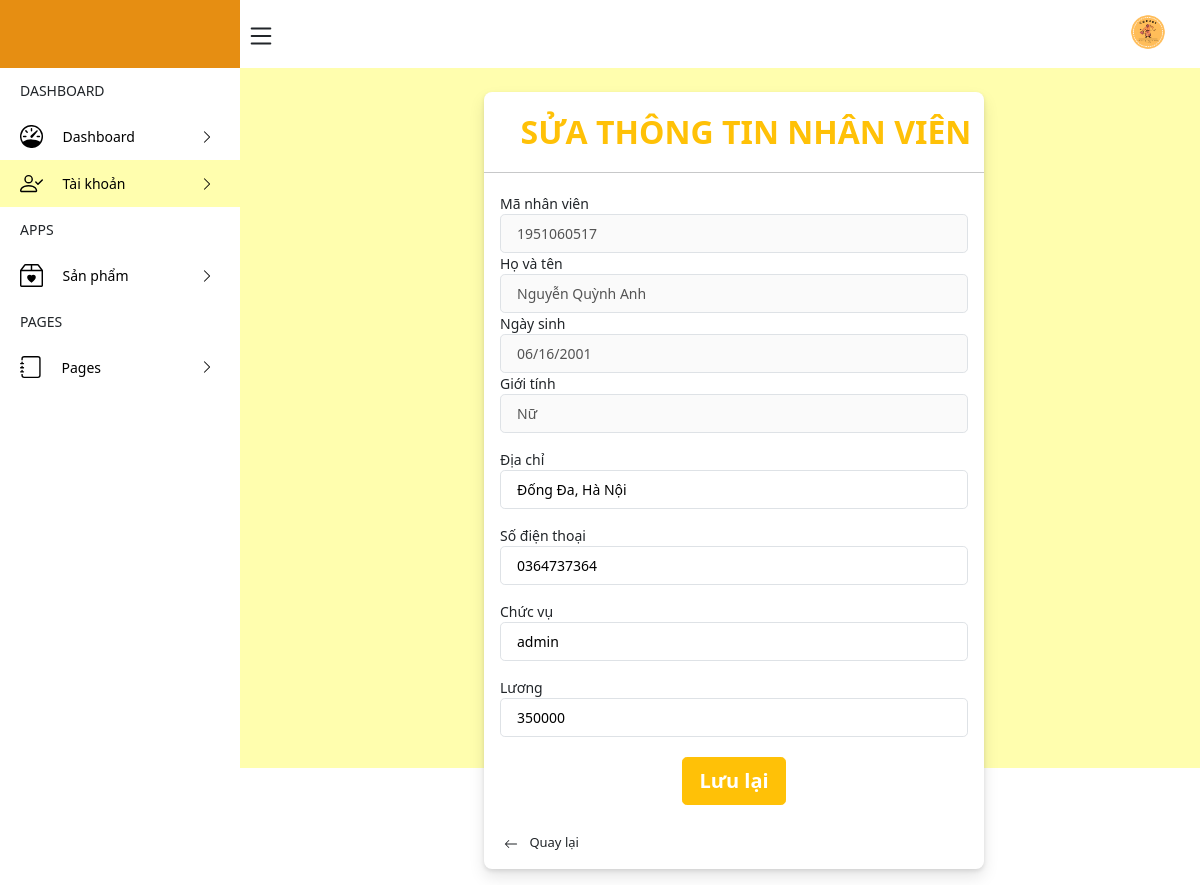
The app's page /admin/taikhoan/update_account.php?id=1951060517, older data.
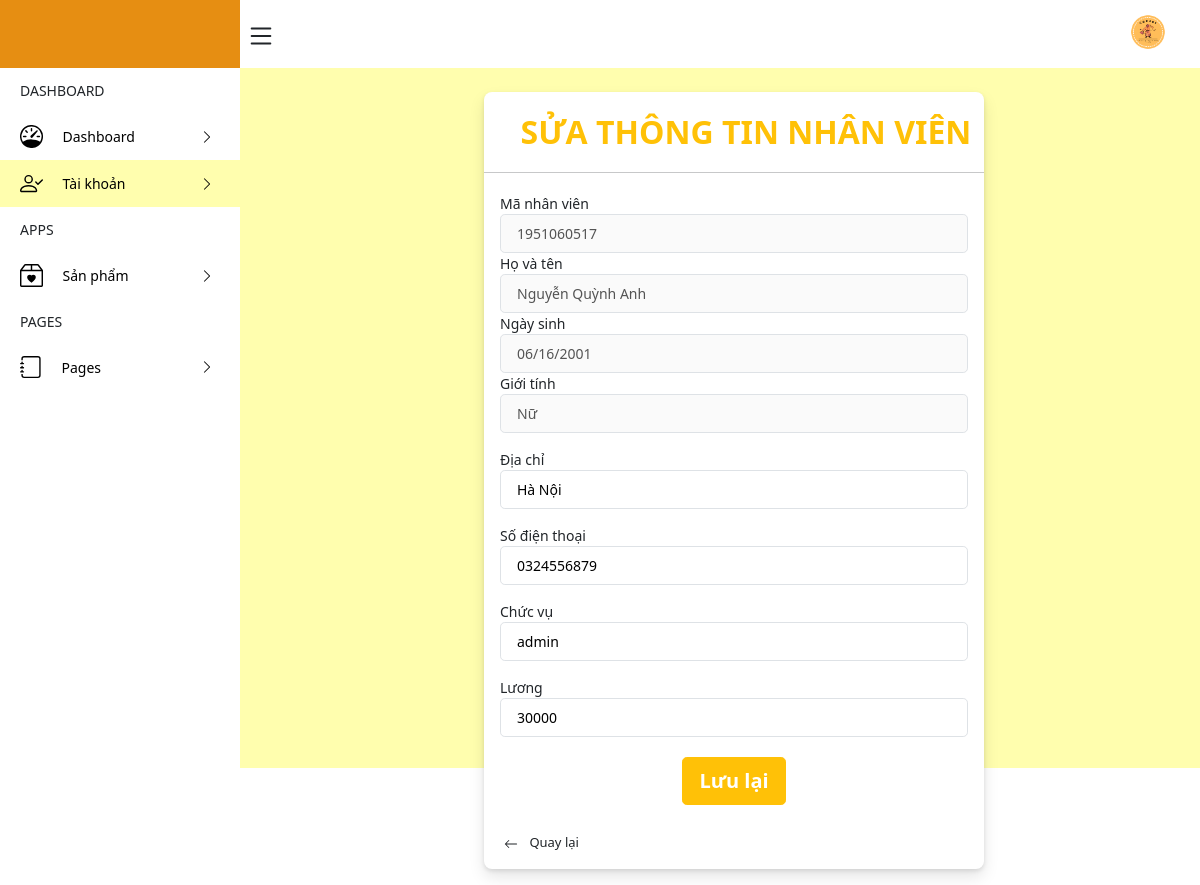
The same page, newer data.
### tables this page shows
CREATE TABLE `account` (
  `id` int(11) NOT NULL,
  `hoten` varchar(100) DEFAULT NULL,
  `email` varchar(100) DEFAULT NULL,
  `gioitinh` varchar(3) DEFAULT NULL,
  `ngaysinh` date DEFAULT NULL,
  `diachi` varchar(500) DEFAULT NULL,
  `sđt` varchar(20) DEFAULT NULL,
  `password` varchar(20) DEFAULT NULL,
  `chucvu` varchar(50) NOT NULL,
  `luong` int(11) NOT NULL
);

### admin/taikhoan/update_account.php (the view, shortened to what the changed rows need)
<?php
    $id = $_GET['id'];
    $conn = mysqli_connect('localhost','root','','cse481');
    $sql = "SELECT * FROM account WHERE id = '$id'";
    $result = mysqli_query($conn,$sql);
    if(mysqli_num_rows($result)>0){
        $row = mysqli_fetch_assoc($result);
    }
?>
<?php include('../template/header.php');
?>
<body id="body-pd">
    <div class="height-100">
        <section style="background:#fffeae; height:700px">
            <div class="container p-3">
                <div class="mt-2 ms-3 row">
                    <div class="login col-md-12 d-flex justify-content-center">
                        <div style="box-shadow: 0 2px 4px 0 #0000001a, 0 8px 16px 0 #0000001a;background:white;width:500px;border-radius:8px"
                            class="">
                            <form class="form-addaccount" action="process_updateaccount.php" method="post">
                                <div class="pt-1 pb-3 mx-3">
                                    <label>Mã nhân viên</label>
                                    <input class="col-md-12 ps-3 border py-2 rounded-3" type="text" name="id" disabled
                                        placeholder="" value="<?php echo $row['id'];?>">
                                    <label>Họ và tên</label>
                                    <input class="col-md-12 ps-3 border py-2 rounded-3" type="text" name="hovaten"
                                        disabled placeholder="" value="<?php echo $row['hoten'];?>">
                                    <label>Ngày sinh</label>
                                    <input class="col-md-12 ps-3 border py-2 rounded-3" type="date" name="ngaysinh"
                                        disabled placeholder="" value="<?php echo $row['ngaysinh'];?>">
                                    <label>Giới tính</label>
                                    <input class="col-md-12 ps-3 border py-2 rounded-3" type="text" name="gioitinh"
                                        disabled placeholder="" value="<?php echo $row['gioitinh'];?>">
                                    <label class="mt-3">Địa chỉ</label>
                                    <input class="col-md-12 ps-3 border py-2 rounded-3" type="text" name="diachi"
                                        placeholder="" value="<?php echo $row['diachi'];?>">
                                    <label class="mt-3">Số điện thoại</label>
                                    <input class="col-md-12 ps-3 border py-2 rounded-3" type="tel" name="sdt"
                                        value="<?php echo $row['sđt'];?>">
                                        <label class="mt-3">Chức vụ</label>
                                    <input class="col-md-12 ps-3 border py-2 rounded-3" type="text" name="chucvu"
                                        value="<?php echo $row['chucvu'];?>">
                                        <label class="mt-3">Lương</label>
                                    <input class="col-md-12 ps-3 border py-2 rounded-3" type="text" name="luong"
                                        value="<?php echo $row['luong'];?>">
                                    <div class="mx-auto p-1  text-center">
                                        <button style="color:white;"
                                            class="mt-3 mb-2 fw-bold btn btn-lg btn-block btn-warning" type="submit"
                                            name="btnaddaccount">Lưu lại</button>
                                    </div>
                                </div>
                            </form>
                        </div>
                    </div>
                </div>
            </div>
    </div>
    <?php include('../template/footer.php');
?>

Row changes from the older to the newer data that the page shows:
changed account "Nguyễn Quỳnh Anh": diachi "Đống Đa, Hà Nội" → "Hà Nội"; sdt "0364737364" → "0324556879"; luong "350000" → "30000"
